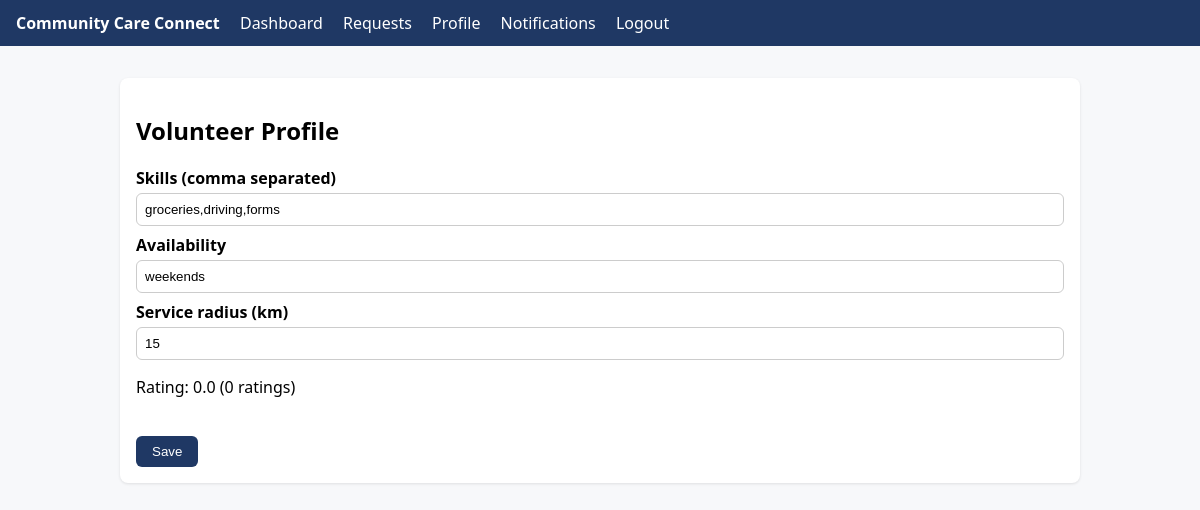
Screenshot of /profile (signed in) with the database file from the repository.
### app/domain/models.py (models this page shows)
class VolunteerProfile(db.Model):
    __tablename__ = "volunteer_profiles"
    user_id = db.Column(db.Integer, db.ForeignKey("users.id"), primary_key=True)
    skills = db.Column(db.String(255), default="")
    availability = db.Column(db.String(100), default="anytime")
    radius_km = db.Column(db.Integer, default=10)
    rating_avg = db.Column(db.Float, default=0.0)
    rating_count = db.Column(db.Integer, default=0)
    user = db.relationship("User", backref=db.backref("volunteer_profile", uselist=False))

### app/presentation/volunteer_routes.py (the view)
@volunteer_bp.route("/profile", methods=["GET","POST"])
@login_required
def profile():
    if current_user.role != "volunteer":
        flash("Volunteers only", "warning")
        return redirect(url_for("requests.dashboard"))
    vp = VolunteerRepo.profile(current_user.id)
    if request.method == "POST":
        VolunteerRepo.update_profile(current_user.id,
            request.form.get("skills",""), request.form.get("availability","anytime"),
            int(request.form.get("radius_km", 10)))
        flash("Profile updated", "success")
        return redirect(url_for("volunteers.profile"))
    return render_template("volunteer_profile.html", vp=vp)

### app/data/repositories.py (called while the page is built)
    @staticmethod
    def get_by_id(uid):
        return User.query.get(uid)

    @staticmethod
    def profile(uid):
        return VolunteerProfile.query.get(uid)

### app/domain/models.py (called while the page is built)
    @property
    def is_admin(self):
        return self.role == "admin"

### app/presentation/templates/volunteer_profile.html
{% extends "base.html" %}
{% block content %}
<div class="card">
  <h2>Volunteer Profile</h2>
  <form method="post">
    <label>Skills (comma separated)</label><input name="skills" value="{{ vp.skills if vp else '' }}" placeholder="groceries,driving">
    <label>Availability</label><input name="availability" value="{{ vp.availability if vp else 'anytime' }}">
    <label>Service radius (km)</label><input name="radius_km" type="number" value="{{ vp.radius_km if vp else 10 }}">
    {% if vp %}<p>Rating: {{ vp.rating_avg|round(2) }} ({{ vp.rating_count }} ratings)</p>{% endif %}
    <br><button class="btn" type="submit">Save</button>
  </form>
</div>
{% endblock %}

### app/presentation/templates/base.html (style rules this page uses)
body { font-family: system-ui, sans-serif; margin: 0; background:#f7f8fa; }
.card { background:#fff; border-radius:8px; padding:1rem; margin:1rem 0; box-shadow:0 1px 3px rgba(0,0,0,.1); }
.btn { display:inline-block; padding:.5rem 1rem; border-radius:6px; background:#1f3864; color:#fff; text-decoration:none; border:none; cursor:pointer; }
label { display:block; margin:.5rem 0 .25rem; font-weight:600; }
input, textarea, select { width:100%; padding:.5rem; border:1px solid #ccc; border-radius:6px; box-sizing:border-box; }

### rows the page displays
VolunteerProfile: skills "groceries,driving,forms", availability "weekends", radius_km "15", rating_avg "0.0", rating_count "0"
